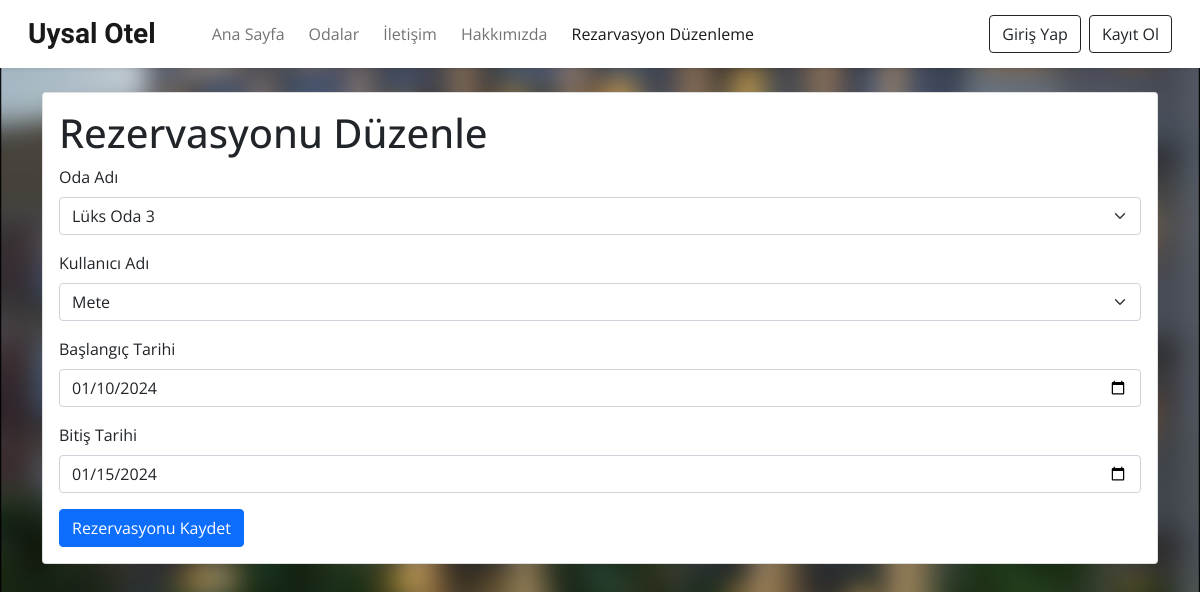
Screenshot of /rezervasyonduzenle.php?id=2 with the database file from the repository.
### tables this page shows
CREATE TABLE `rezervasyonlar` (
  `rezervasyon_id` int(11) NOT NULL,
  `oda_id` int(11) NOT NULL,
  `kullanici_id` int(11) NOT NULL,
  `baslangic_tarihi` date NOT NULL,
  `bitis_tarihi` date NOT NULL
);

CREATE TABLE `odalar` (
  `oda_id` int(11) NOT NULL,
  `oda_adi` varchar(100) NOT NULL,
  `oda_tipi` varchar(50) NOT NULL,
  `oda_aciklamasi` text DEFAULT NULL,
  `oda_fiyat` decimal(10,2) NOT NULL,
  `oda_kapasitesi` int(11) NOT NULL,
  `mevcutluk` tinyint(1) NOT NULL DEFAULT 1,
  `oda_resim` varchar(255) DEFAULT NULL
);

CREATE TABLE `kullanicilar` (
  `id` int(11) NOT NULL,
  `ad` varchar(100) DEFAULT NULL,
  `email` varchar(100) DEFAULT NULL,
  `telefon` varchar(20) DEFAULT NULL,
  `adres` text DEFAULT NULL,
  `zip_kodu` varchar(10) DEFAULT NULL,
  `dogum_gunu` date DEFAULT NULL,
  `sifre` varchar(255) DEFAULT NULL,
  `resim_konum` varchar(255) DEFAULT NULL
);

### rezervasyonduzenle.php (the view, shortened to what this page needs)
<?php
    require_once('php/baglanti.php');
    if ($_SERVER["REQUEST_METHOD"] == "GET" && isset($_GET['id'])) {
        $rezervasyon_id = $_GET['id'];
        $sql = "SELECT r.rezervasyon_id, o.oda_adi, u.ad, r.baslangic_tarihi, r.bitis_tarihi
                FROM rezervasyonlar r
                INNER JOIN odalar o ON r.oda_id = o.oda_id
                INNER JOIN kullanicilar u ON r.kullanici_id = u.id
                WHERE r.rezervasyon_id = :rezervasyon_id";
        $stmt = $conn->prepare($sql);
        $stmt->bindParam(':rezervasyon_id', $rezervasyon_id);
        $stmt->execute();
        $rezervasyon = $stmt->fetch(PDO::FETCH_ASSOC);
    }
?>
<!DOCTYPE html>
<html lang="en">
<head>
    <link href="https://cdn.jsdelivr.net/npm/bootstrap@5.0.2/dist/css/bootstrap.min.css" rel="stylesheet">
    <link rel="stylesheet" href="https://cdnjs.cloudflare.com/ajax/libs/intl-tel-input/17.0.8/css/intlTelInput.css"/>
    <link rel="stylesheet" href="https://cdn.jsdelivr.net/npm/bootstrap-icons@1.11.2/font/bootstrap-icons.min.css">
    <link rel="stylesheet" href="css/admin.css">
</head>
<body>
<?php
include 'php/navbar.php';
?>
<div class="container mt-4">
    <div class="card">
        <div class="card-body">
            <h1>Rezervasyonu Düzenle</h1>
            <form id="form" action="" method="POST">
                <div class="mb-3">
                    <label for="oda_adi" class="form-label">Oda Adı</label>
                    <select class="form-select" id="oda_adi" name="oda_adi" required>
                        <option value="<?php echo $oda_id; ?>"><?php echo $rezervasyon['oda_adi']; ?></option>
                    </select>
                </div>
                <div class="mb-3">
                    <label for="kullanici_ad" class="form-label">Kullanıcı Adı</label>
                    <select class="form-select" id="kullanici_ad" name="kullanici_ad" required>
                        <option value="<?php echo $kullanici_id; ?>"><?php echo $rezervasyon['ad']; ?></option>
                    </select>
                </div>
                <div class="mb-3">
                    <label for="baslangic_tarihi" class="form-label">Başlangıç Tarihi</label>
                    <input type="date" class="form-control" id="baslangic_tarihi" name="baslangic_tarihi" value="<?php echo $rezervasyon['baslangic_tarihi']; ?>" required>
                </div>
                <div class="mb-3">
                    <label for="bitis_tarihi" class="form-label">Bitiş Tarihi</label>
                    <input type="date" class="form-control" id="bitis_tarihi" name="bitis_tarihi" value="<?php echo $rezervasyon['bitis_tarihi']; ?>" required>
                </div>
                <button type="submit" class="btn btn-primary" name="duzenle">Rezervasyonu Kaydet</button>
            </form>
        </div>
    </div>
</div>
</body>
</html>

### css/admin.css (style rules this page uses)
* { font-family: 'Open Sans', sans-serif; }
body { background-image: url("../images/background/background.png"); height: 100%; background-position: center; background-repeat: no-repeat; background-size: cover; }

### rows the page displays
rezervasyonlar: oda_adi "Lüks Oda 3", kullanici_ad "Mete", baslangic_tarihi "01/10/2024", bitis_tarihi "01/15/2024"
